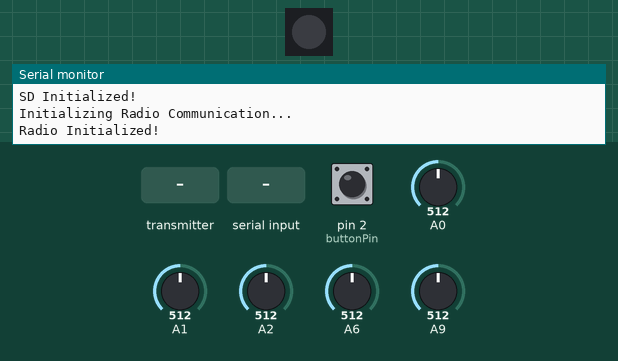
A sketch run on a simulated Teensy 4. Parts: 1 RGB LEDs in strip order, left to right, the last lines printed to the serial monitor. The test bench sets the inputs (shaded band); at power-on: pin 2 (buttonPin) HIGH, A0 = 512, A1 = 512, A2 = 512, A6 = 512, A9 = 512. Storage starts empty; random numbers use the default seed unless the sketch sets one; no radio packets arrive unless stated.

Above: at 0.1 s.
At 4.9 s:
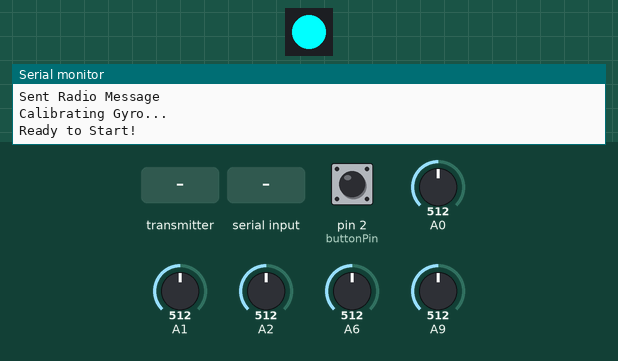
5.0 s: pin 2 (buttonPin) pulled LOW for 1 s
At 7.2 s:
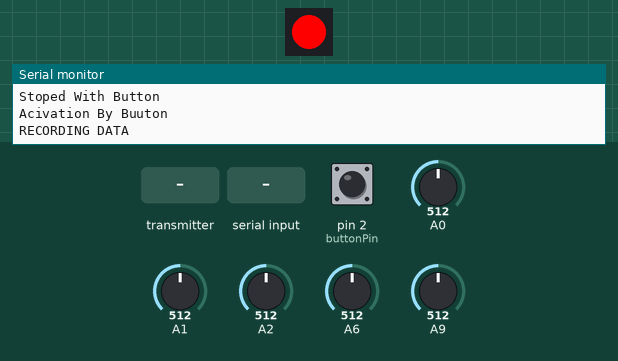
7.5 s: the transmitter starts sending incoming.0 = 1023
9.4 s: the transmitter starts sending incoming.1 = 1023
11.3 s: the transmitter starts sending incoming.2 = 1023
13.2 s: "B\n" received over the second serial link
14.7 s: "R\n" received over the second serial link
Timing chart, 0 to 17.2 s (numbered marks = the images above; inputs shaded):
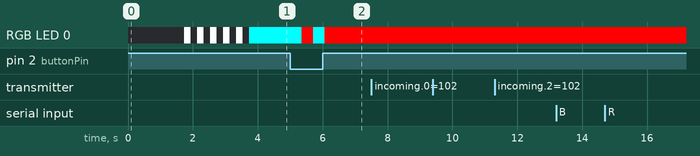

Measured:
- after the input at 5.0 s, RGB LED 0: RGB(0, 255, 255) → RGB(255, 0, 0) after 0.36 s, → RGB(0, 255, 255) 0.36 s later, → RGB(255, 0, 0) 0.36 s later

The sketch:

Ski_Right_Module.ino
```cpp
 /*

███████╗██╗  ██╗██╗    ██╗    ██╗██╗  ██╗██╗███████╗██████╗ ███████╗██████╗ ███████╗
██╔════╝██║ ██╔╝██║    ██║    ██║██║  ██║██║██╔════╝██╔══██╗██╔════╝██╔══██╗██╔════╝
███████╗█████╔╝ ██║    ██║ █╗ ██║███████║██║███████╗██████╔╝█████╗  ██████╔╝███████╗
╚════██║██╔═██╗ ██║    ██║███╗██║██╔══██║██║╚════██║██╔═══╝ ██╔══╝  ██╔══██╗╚════██║
███████║██║  ██╗██║    ╚███╔███╔╝██║  ██║██║███████║██║     ███████╗██║  ██║███████║
╚══════╝╚═╝  ╚═╝╚═╝     ╚══╝╚══╝ ╚═╝  ╚═╝╚═╝╚══════╝╚═╝     ╚══════╝╚═╝  ╚═╝╚══════╝

  Code for right ski data system. The system is based on a Teensy 3.2 Board and a terMITE
  This module coññllects data from:
  - 9 axis IMU
  - Pressure Sensor
  - Temperature Sensor
  - Analog SM Piezo Array

  Data is stored locally and activation of the device is triggered via RF communication received from the main UI module.

  Andres Rico - MIT Media Lab City Science Group - 2019

*/

#include <SPI.h> //Include libraries for communication with an SD card.
#include <SD.h>

#include <nRF24L01.h> //Radio communication.
#include <RF24.h>

#include <Adafruit_NeoPixel.h> //LED Indicator
#ifdef __AVR__
  #include <avr/power.h>
#endif

#define PIN 6

RF24 radio(9, 10); // CE, CSN
const byte addresses [][6] = {"10911", "10917"};
char file_name[6] = "";

String t1_data; //Data Handling Strings.

unsigned long millis_stamp;

const byte ter1_Chars = 40;

char ter1_receivedChar[ter1_Chars]; // an array to store the received data

String received;
String debug;

bool new_t1_data = true;
bool active_recording = false;
bool active_pin = false;

bool collecting = false;

int buttonPin = 2;

File myFile; //Declare file object for using SD library fucntions.
Adafruit_NeoPixel strip = Adafruit_NeoPixel(1, PIN, NEO_GRB + NEO_KHZ800);

void setup() {

  Serial.begin(115200); //Begin Serial
  Serial1.begin(57600);

  strip.begin();


  pinMode(buttonPin, INPUT_PULLUP);

  randomSeed(analogRead(A0));

  Serial.println("Initializing SD Card...");

  if (!SD.begin(4)) {
    Serial.println("SD initialization has failed");
    for (int i = 0; i < 5; i++) {
      strip.setPixelColor(0,255,0,0);
      strip.show();
      delay(200);
      strip.setPixelColor(0,0,0,0);
      strip.show();
      delay(200);
    }
    return;
  }
  Serial.println("SD Initialized!");

  Serial.println("Initializing Radio Communication...");

  radio.begin();                  //Starting the Wireless communication
  radio.openWritingPipe(addresses[0]); //Setting the address where we will send the data
  radio.openReadingPipe(1, addresses[1]);  //Setting the address for receiving data
  radio.setPALevel(RF24_PA_MIN);  //You can set it as minimum or maximum depending on the distance between the transmitter and receiver.
  radio.stopListening();
  Serial.println("Radio Initialized!");

  delay(1000);
  send_rf_cmd("RR");
  delay(200);
  send_rf_cmd("LR");
  delay(500);

  for (int i = 0; i < 5; i++) { //Blink in white to show success.

      strip.setPixelColor(0,255,255,255);
      strip.show();
      delay(200);
      strip.setPixelColor(0,0,0,0);
      strip.show();
      delay(200);

    }

  Serial.println("Calibrating Gyro...");
  //delay(60000); //Wait for calibration of Gyro.
  strip.setPixelColor(0,0,255,255);
  strip.show();
  Serial.println("Ready to Start!");
}

void loop() {
  //get_data();

  if (!active_recording) {
    check_radio_activation();
    check_pin();
  }

  if (active_pin) {

    String prand = String(random(100,999));
    file_name[0] = prand [0];
    file_name[1] = prand [1];
    file_name[2] = prand [2];
    file_name[3] = '.';
    file_name[4] = 't';
    file_name[5] = 'x';
    file_name[6] = 't';
    myFile = SD.open(file_name, FILE_WRITE);
    Serial.println("RECORDING DATA");
    strip.setPixelColor(0,255,0,0);
    strip.show();
    Serial.flush();

  }

  if (active_recording && !active_pin) {

    radio.startListening();
    char incoming[4] = "";

    Serial.println("Waiting for file name...");

    while (!radio.available());

    radio.read(&incoming, sizeof(incoming)); //Read file name.
    Serial.println(incoming);
    file_name[0] = incoming [0];
    file_name[1] = incoming [1];
    file_name[2] = incoming [2];
    file_name[3] = '.';
    file_name[4] = 't';
    file_name[5] = 'x';
    file_name[6] = 't';

    Serial.println(file_name);

    myFile = SD.open(file_name, FILE_WRITE);

    Serial.println("Received file name!");

    Serial.println("RECORDING DATA");
    strip.setPixelColor(0,255,0,0);
    strip.show();
    Serial.flush();


  }


  while (active_recording) {

    myFile.print(get_data());
    //get_data();
    check_radio_activation();
    check_pin();

  }

  strip.setPixelColor(0,0,255,255);
  strip.show();
  myFile.close();

}

String get_data() {

  static byte index = 0;
  char end_signal = '\n';
  new_t1_data = false;
  String received_termite = "";
  bool starting = false;

     while (Serial1.available() > 0 && new_t1_data == false) {
      char t = Serial1.read();
      received_termite += t;
      if (t == end_signal) {
        //Serial.print(received_termite);
        //A0 = Front -> A9 = Back
        String extra = String(millis()) + "," + String(analogRead(A0)) + "," + String(analogRead(A1)) + "," + String(analogRead(A2)) + "," + String(analogRead(A6)) + "," + String(analogRead(A9)) + "," ;
        received_termite += extra;
        new_t1_data = true;
        Serial.println(received_termite);
        return received_termite;
      }
      }
}


void write_data() {

 if (new_t1_data == true) { //&& new_t2_data == true) {

   myFile = SD.open(file_name, FILE_WRITE);

    if (myFile) {

      myFile.print(received);

      myFile.close();
      Serial.println("Done Writing.");
    } else {
      Serial.println("Error writing.");
    }
  }
}

void send_rf_cmd(String message) { //Function sends a command via radio. Takes string as argument and converts to char to send.

  char mess[4] = "000";
  strcpy(mess, message.c_str());
  //Serial.println(mess);
  radio.stopListening();
  radio.write(&mess, sizeof(mess));
  Serial.println("Sent Radio Message");

}

void check_pin() {
  //Serial.println(digitalRead(buttonPin));
  if (!digitalRead(buttonPin)) {
    if (!active_recording) {
      active_recording = true;
      active_pin = true;
      Serial.println("Acivation By Buuton");
      delay(350);
    } else if (active_recording) {
      active_recording = false;
      active_pin = false;
      Serial.println("Stoped With Button");
      delay(350);
    }
  }
}

void check_radio_activation() {
  radio.startListening();
  //Serial.println(radio.available());
  if (radio.available()) {

    char incoming[3] = "";

    radio.read(&incoming, sizeof(incoming));
    Serial.println(incoming);


    if (incoming[0] == 'B' && incoming[1] == 'R') {

      active_recording = true;
      Serial.println("Recording Has Been Activated");
    }

    if (incoming[0] == 'E' && incoming[1] == 'R') {

      active_recording = false;
      Serial.println("Recording Has Been Deactivated");
    }

  }
}
```
